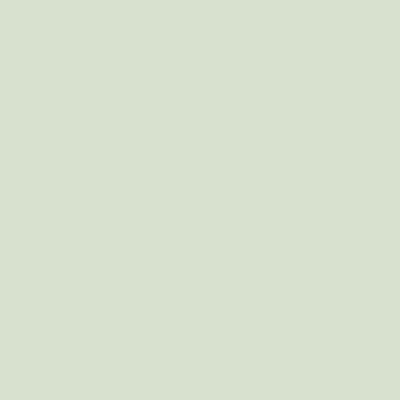
Frame 1 (no input)
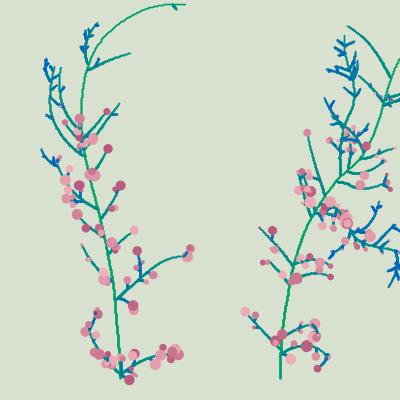
Frame 60 (the mouse pressed at the canvas centre just before this capture)
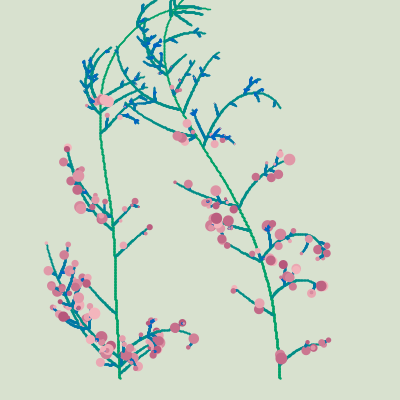
Frame 120 (the mouse held since frame 60 and released just before this capture)

The Processing sketch that drew these frames (run headless with seeded random() and noise(); from frame 60 on, the mouse is pressed at the canvas centre):

// Processing sketch: day_9
// ── day_9.pde
// (c) 2023 Joseph HENRY
// This code is licensed under MIT license (see LICENSE for details)

import java.util.List;

float easeInQuint(float x) {
  return x * x * x * x * x;
}

class Branch {
  PVector end, direction;
  float speed;
  float branchingFactor;
  float branchingAngle = radians(50);
  float growDirectionRotateStrength = radians(1);
  int maxBranchingDepth = 3;
  int branchingDepth;
  boolean branchSide;
  int maxSize;
  float originalWidth;
  long noiseSeed;
  int noiseOctaves;
  int leaveAnimation = -1;
  float flowerSize;
  color flowerColor;

  List<PVector> points;
  List<Branch> subBranches;

  Branch(float x, float y, float angle) {
    this(new PVector(x, y), PVector.fromAngle(angle), 1.5, 300, 0.08, 0, 1.5);
  }

  Branch(PVector start, PVector direction, float speed, int maxSize, float branchingFactor, int branchingDepth, float originalWidth) {
    this.end = start;
    this.direction = direction;
    this.points = new ArrayList<PVector>();
    this.subBranches = new ArrayList<Branch>();
    this.speed = speed;
    this.branchingFactor = branchingFactor;
    this.branchingDepth = branchingDepth;
    this.branchSide = random(1) < 0.5;
    this.maxSize = maxSize;
    this.noiseSeed = (long) random(10000);
    this.noiseOctaves = branchingDepth;
    this.originalWidth = originalWidth;
    this.flowerSize = random(2, 12);
    this.flowerColor = lerpColor(#b6567a, #f3b5bc, random(1));
  }

  boolean canGrow() {
    return branchingDepth < maxBranchingDepth;
  }

  boolean finished() {
    return points.size() >= maxSize;
  }

  float directionInfluence(PVector pushDirection, float force) {
    float angle = PVector.angleBetween(direction, PVector.sub(pushDirection, end));
    if (angle > PI) angle -= TWO_PI;
    return angle * force;
  }

  void grow() {
    // Grow sub branches
    for (Branch subBranch : subBranches) {
      if (subBranch.canGrow() || !subBranch.finished()) {
        subBranch.grow();
      }
    }

    if (finished()) return;

    // Compute the next branch point
    PVector next = PVector.add(end, PVector.mult(direction, speed));
    points.add(next);

    // Randomly create a new branch
    if (canGrow() && random(1) < branchingFactor) {
      int branchSign = branchSide ? -1 : 1;
      branchSide = !branchSide;
      float branchAngle = branchSign * branchingAngle;
      PVector branchDirection = direction.copy().rotate(branchAngle);
      int branchSize = int((float) maxSize / random(1.5, 8));
      subBranches.add(new Branch(end, branchDirection, speed * random(0.4, 0.7), branchSize, branchingFactor - 0.02, branchingDepth + 1, originalWidth));
    } else {
      // Otherwise change direction smoothly
      noiseSeed(noiseSeed);
      noiseDetail(noiseOctaves * 5, 0.1);

      float angleToLight = directionInfluence(new PVector(width / 2, 50), 0.01);

      // Left
      float force = 50;
      float pushRight = end.x <= force ? 1 - end.x / force : 0;
      float angleLeft = directionInfluence(new PVector(1, 0), pushRight * 0.03);

      // Right
      float pushLeft = end.x >= width - force ? (width - end.x) / force : 0;
      float angleRight = directionInfluence(new PVector(-1, 0), pushLeft * 0.03);

      float rotate = map(noise(animValue), 0, 1, -growDirectionRotateStrength, growDirectionRotateStrength);
      direction.rotate(rotate + angleToLight + angleLeft - angleRight + directionInfluence(new PVector(width / 4, 100), 0.005));
    }

    // Move the end of the branch
    end = next;
  }

  void display() {
    stroke(lerpColor(#00a168, #0064c1, (float) branchingDepth / maxBranchingDepth));
    noFill();

    for (int i = 0; i < points.size() - 1; i++) {
      PVector point = points.get(i);
      PVector to = points.get(i + 1);
      strokeWeight(((maxSize - i) / (float) maxSize) + originalWidth);
      line(point.x, point.y, to.x, to.y);
    }

    if (points.size() > 0 && finished()) {
      if (leaveAnimation < 0) leaveAnimation = millis();

      PVector branchEnd = points.get(points.size() - 1);
      noStroke();
      fill(flowerColor);
      float leafScale = constrain((millis() - leaveAnimation) / 500.0, 0, 1);
      circle(branchEnd.x, branchEnd.y, easeInQuint(leafScale) * flowerSize);
    }

    for (Branch subBranch : subBranches) subBranch.display();
  }

  int countBranches() { 
    int count = 1;
    for (Branch subBranch : subBranches) count += subBranch.countBranches();
    return count;
  }
}

float animValue = 0;
List<Branch> plants = new ArrayList<Branch>();

void initialize() {
  plants.clear();
  
  plants.add(new Branch(120, height * 0.95, -HALF_PI));
  plants.add(new Branch(width - 120, height * 0.95, -HALF_PI));
}

void setup() {
  size(400, 400);

  initialize();
}

void draw() {
  background(#d8e1cf);
  
  for (Branch plant : plants) {
    plant.display();
    for (int i = 0; i < 5; i++) plant.grow();
  }

  animValue += 1;
}

void mousePressed() {
  initialize();
}
